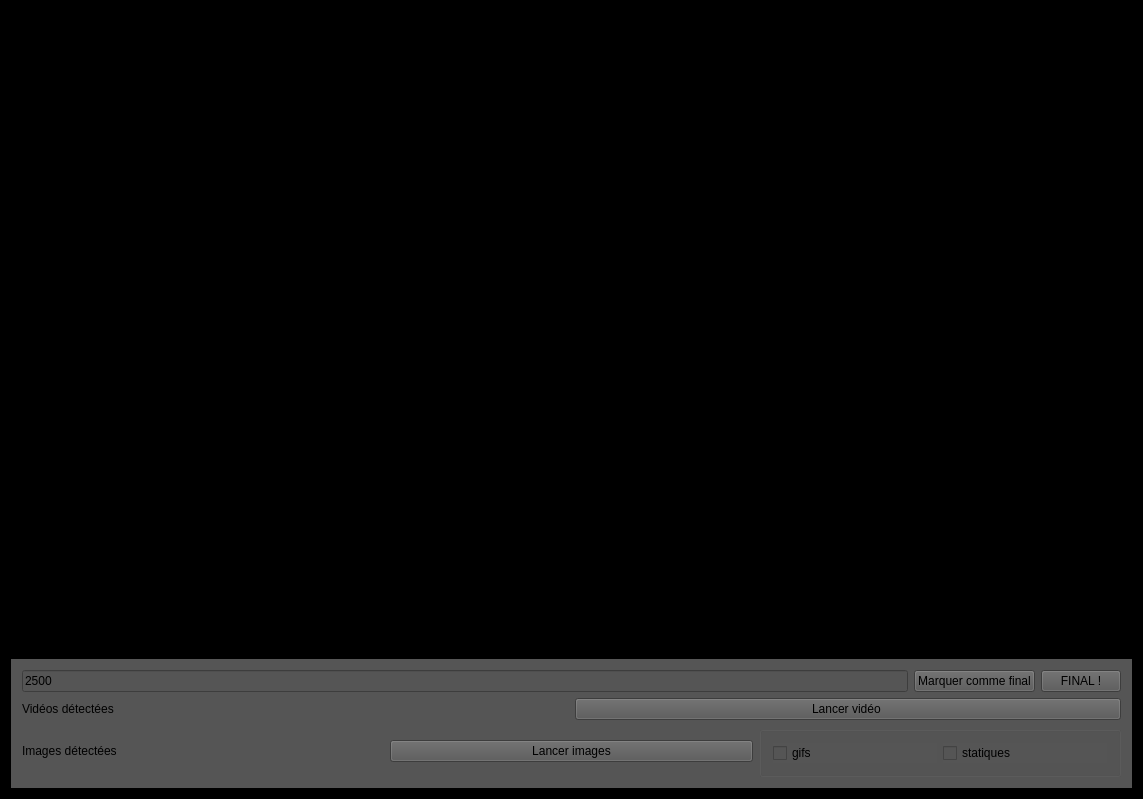
<?xml version="1.0" encoding="UTF-8"?>
<ui version="4.0">
 <class>MainWindow</class>
 <widget class="QMainWindow" name="MainWindow">
  <property name="geometry">
   <rect>
    <x>0</x>
    <y>0</y>
    <width>1143</width>
    <height>799</height>
   </rect>
  </property>
  <property name="windowTitle">
   <string>Diaporateur</string>
  </property>
  <property name="autoFillBackground">
   <bool>false</bool>
  </property>
  <property name="styleSheet">
   <string notr="true">background-color:rgb(0, 0, 0);</string>
  </property>
  <widget class="QWidget" name="centralWidget">
   <property name="sizePolicy">
    <sizepolicy hsizetype="Fixed" vsizetype="Fixed">
     <horstretch>0</horstretch>
     <verstretch>0</verstretch>
    </sizepolicy>
   </property>
   <property name="maximumSize">
    <size>
     <width>16777215</width>
     <height>16777215</height>
    </size>
   </property>
   <layout class="QVBoxLayout" name="verticalLayout_2">
    <item>
     <widget class="AspectRatioLabel" name="imageLabel">
      <property name="sizePolicy">
       <sizepolicy hsizetype="MinimumExpanding" vsizetype="MinimumExpanding">
        <horstretch>0</horstretch>
        <verstretch>0</verstretch>
       </sizepolicy>
      </property>
      <property name="minimumSize">
       <size>
        <width>971</width>
        <height>0</height>
       </size>
      </property>
      <property name="maximumSize">
       <size>
        <width>1500</width>
        <height>666</height>
       </size>
      </property>
      <property name="sizeIncrement">
       <size>
        <width>0</width>
        <height>0</height>
       </size>
      </property>
      <property name="autoFillBackground">
       <bool>false</bool>
      </property>
      <property name="lineWidth">
       <number>0</number>
      </property>
      <property name="text">
       <string/>
      </property>
      <property name="pixmap">
       <pixmap resource="imagestest.qrc">:/image/image1.jpg</pixmap>
      </property>
      <property name="scaledContents">
       <bool>false</bool>
      </property>
      <property name="alignment">
       <set>Qt::AlignCenter</set>
      </property>
     </widget>
    </item>
    <item>
     <widget class="QWidget" name="Interface" native="true">
      <property name="styleSheet">
       <string notr="true">background-color:rgb(85,85, 85);</string>
      </property>
      <layout class="QVBoxLayout" name="verticalLayout">
       <item>
        <layout class="QHBoxLayout" name="ligne1">
         <item>
          <widget class="QLineEdit" name="inputDureeDiapo">
           <property name="toolTip">
            <string>durée entre les images  (ms)</string>
           </property>
           <property name="inputMethodHints">
            <set>Qt::ImhDigitsOnly|Qt::ImhPreferNumbers</set>
           </property>
           <property name="text">
            <string>2500</string>
           </property>
          </widget>
         </item>
         <item>
          <widget class="QPushButton" name="pushButton">
           <property name="text">
            <string>Marquer comme final</string>
           </property>
          </widget>
         </item>
         <item>
          <widget class="QPushButton" name="pushButton_2">
           <property name="text">
            <string>FINAL !</string>
           </property>
          </widget>
         </item>
        </layout>
       </item>
       <item>
        <layout class="QHBoxLayout" name="ligne2">
         <item>
          <widget class="QLabel" name="label_3">
           <property name="text">
            <string>Vidéos détectées</string>
           </property>
          </widget>
         </item>
         <item>
          <widget class="QPushButton" name="pushButton_3">
           <property name="text">
            <string>Lancer vidéo </string>
           </property>
          </widget>
         </item>
        </layout>
       </item>
       <item>
        <layout class="QHBoxLayout" name="ligne3">
         <item>
          <widget class="QLabel" name="texteImagesLabel">
           <property name="sizePolicy">
            <sizepolicy hsizetype="Preferred" vsizetype="Fixed">
             <horstretch>0</horstretch>
             <verstretch>0</verstretch>
            </sizepolicy>
           </property>
           <property name="text">
            <string>Images détectées</string>
           </property>
          </widget>
         </item>
         <item>
          <widget class="QPushButton" name="btnLancerDiaporama">
           <property name="text">
            <string>Lancer images</string>
           </property>
          </widget>
         </item>
         <item>
          <widget class="QGroupBox" name="groupBox">
           <property name="sizePolicy">
            <sizepolicy hsizetype="Preferred" vsizetype="Fixed">
             <horstretch>0</horstretch>
             <verstretch>0</verstretch>
            </sizepolicy>
           </property>
           <property name="title">
            <string/>
           </property>
           <layout class="QHBoxLayout" name="horizontalLayout">
            <item>
             <widget class="QCheckBox" name="checkBox">
              <property name="text">
               <string>gifs</string>
              </property>
             </widget>
            </item>
            <item>
             <widget class="QCheckBox" name="checkBox_2">
              <property name="text">
               <string>statiques</string>
              </property>
             </widget>
            </item>
           </layout>
          </widget>
         </item>
        </layout>
       </item>
      </layout>
     </widget>
    </item>
   </layout>
  </widget>
 </widget>
 <layoutdefault spacing="6" margin="11"/>
 <customwidgets>
  <customwidget>
   <class>AspectRatioLabel</class>
   <extends>QLabel</extends>
   <header>aspectratiolabel.h</header>
  </customwidget>
 </customwidgets>
 <resources>
  <include location="imagestest.qrc"/>
 </resources>
 <connections/>
</ui>
